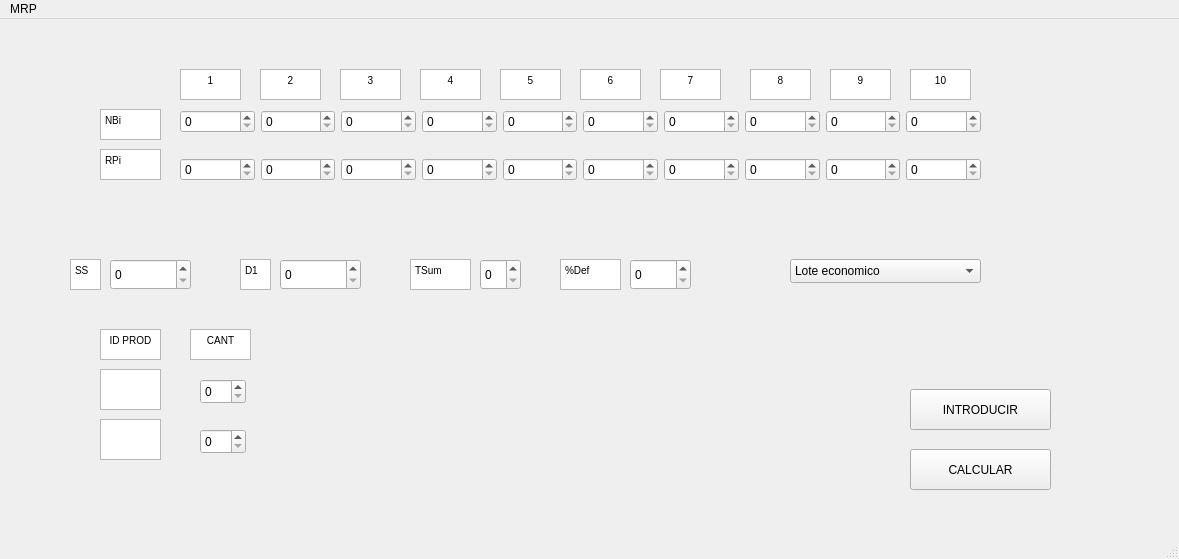
<?xml version="1.0" encoding="UTF-8"?>
<ui version="4.0">
 <class>MainWindow</class>
 <widget class="QMainWindow" name="MainWindow">
  <property name="geometry">
   <rect>
    <x>0</x>
    <y>0</y>
    <width>1179</width>
    <height>559</height>
   </rect>
  </property>
  <property name="windowTitle">
   <string>MainWindow</string>
  </property>
  <widget class="QWidget" name="centralwidget">
   <widget class="QSpinBox" name="SS">
    <property name="geometry">
     <rect>
      <x>110</x>
      <y>240</y>
      <width>81</width>
      <height>31</height>
     </rect>
    </property>
    <property name="maximum">
     <number>10000</number>
    </property>
   </widget>
   <widget class="QTextBrowser" name="textBrowser">
    <property name="geometry">
     <rect>
      <x>70</x>
      <y>240</y>
      <width>31</width>
      <height>31</height>
     </rect>
    </property>
    <property name="html">
     <string>&lt;!DOCTYPE HTML PUBLIC &quot;-//W3C//DTD HTML 4.0//EN&quot; &quot;http://www.w3.org/TR/REC-html40/strict.dtd&quot;&gt;
&lt;html&gt;&lt;head&gt;&lt;meta name=&quot;qrichtext&quot; content=&quot;1&quot; /&gt;&lt;style type=&quot;text/css&quot;&gt;
p, li { white-space: pre-wrap; }
&lt;/style&gt;&lt;/head&gt;&lt;body style=&quot; font-family:'MS Shell Dlg 2'; font-size:7.8pt; font-weight:400; font-style:normal;&quot;&gt;
&lt;p style=&quot; margin-top:0px; margin-bottom:0px; margin-left:0px; margin-right:0px; -qt-block-indent:0; text-indent:0px;&quot;&gt;SS&lt;/p&gt;&lt;/body&gt;&lt;/html&gt;</string>
    </property>
   </widget>
   <widget class="QSpinBox" name="D1">
    <property name="geometry">
     <rect>
      <x>280</x>
      <y>240</y>
      <width>81</width>
      <height>31</height>
     </rect>
    </property>
    <property name="maximum">
     <number>10000</number>
    </property>
   </widget>
   <widget class="QTextBrowser" name="textBrowser_2">
    <property name="geometry">
     <rect>
      <x>240</x>
      <y>240</y>
      <width>31</width>
      <height>31</height>
     </rect>
    </property>
    <property name="html">
     <string>&lt;!DOCTYPE HTML PUBLIC &quot;-//W3C//DTD HTML 4.0//EN&quot; &quot;http://www.w3.org/TR/REC-html40/strict.dtd&quot;&gt;
&lt;html&gt;&lt;head&gt;&lt;meta name=&quot;qrichtext&quot; content=&quot;1&quot; /&gt;&lt;style type=&quot;text/css&quot;&gt;
p, li { white-space: pre-wrap; }
&lt;/style&gt;&lt;/head&gt;&lt;body style=&quot; font-family:'MS Shell Dlg 2'; font-size:7.8pt; font-weight:400; font-style:normal;&quot;&gt;
&lt;p style=&quot; margin-top:0px; margin-bottom:0px; margin-left:0px; margin-right:0px; -qt-block-indent:0; text-indent:0px;&quot;&gt;D1&lt;/p&gt;&lt;/body&gt;&lt;/html&gt;</string>
    </property>
   </widget>
   <widget class="QSpinBox" name="Tsum">
    <property name="geometry">
     <rect>
      <x>480</x>
      <y>240</y>
      <width>41</width>
      <height>31</height>
     </rect>
    </property>
    <property name="maximum">
     <number>9</number>
    </property>
   </widget>
   <widget class="QTextBrowser" name="textBrowser_3">
    <property name="geometry">
     <rect>
      <x>410</x>
      <y>240</y>
      <width>61</width>
      <height>31</height>
     </rect>
    </property>
    <property name="html">
     <string>&lt;!DOCTYPE HTML PUBLIC &quot;-//W3C//DTD HTML 4.0//EN&quot; &quot;http://www.w3.org/TR/REC-html40/strict.dtd&quot;&gt;
&lt;html&gt;&lt;head&gt;&lt;meta name=&quot;qrichtext&quot; content=&quot;1&quot; /&gt;&lt;style type=&quot;text/css&quot;&gt;
p, li { white-space: pre-wrap; }
&lt;/style&gt;&lt;/head&gt;&lt;body style=&quot; font-family:'MS Shell Dlg 2'; font-size:7.8pt; font-weight:400; font-style:normal;&quot;&gt;
&lt;p style=&quot; margin-top:0px; margin-bottom:0px; margin-left:0px; margin-right:0px; -qt-block-indent:0; text-indent:0px;&quot;&gt;TSum&lt;/p&gt;&lt;/body&gt;&lt;/html&gt;</string>
    </property>
   </widget>
   <widget class="QSpinBox" name="p_def">
    <property name="geometry">
     <rect>
      <x>630</x>
      <y>240</y>
      <width>61</width>
      <height>31</height>
     </rect>
    </property>
    <property name="maximum">
     <number>100</number>
    </property>
   </widget>
   <widget class="QTextBrowser" name="textBrowser_4">
    <property name="geometry">
     <rect>
      <x>560</x>
      <y>240</y>
      <width>61</width>
      <height>31</height>
     </rect>
    </property>
    <property name="html">
     <string>&lt;!DOCTYPE HTML PUBLIC &quot;-//W3C//DTD HTML 4.0//EN&quot; &quot;http://www.w3.org/TR/REC-html40/strict.dtd&quot;&gt;
&lt;html&gt;&lt;head&gt;&lt;meta name=&quot;qrichtext&quot; content=&quot;1&quot; /&gt;&lt;style type=&quot;text/css&quot;&gt;
p, li { white-space: pre-wrap; }
&lt;/style&gt;&lt;/head&gt;&lt;body style=&quot; font-family:'MS Shell Dlg 2'; font-size:7.8pt; font-weight:400; font-style:normal;&quot;&gt;
&lt;p style=&quot; margin-top:0px; margin-bottom:0px; margin-left:0px; margin-right:0px; -qt-block-indent:0; text-indent:0px;&quot;&gt;%Def&lt;/p&gt;&lt;/body&gt;&lt;/html&gt;</string>
    </property>
   </widget>
   <widget class="QComboBox" name="comboBox">
    <property name="geometry">
     <rect>
      <x>790</x>
      <y>240</y>
      <width>191</width>
      <height>24</height>
     </rect>
    </property>
    <item>
     <property name="text">
      <string>Lote economico</string>
     </property>
    </item>
    <item>
     <property name="text">
      <string>Lote a lote</string>
     </property>
    </item>
    <item>
     <property name="text">
      <string>Lote a lote con minimo</string>
     </property>
    </item>
   </widget>
   <widget class="QPushButton" name="newP">
    <property name="geometry">
     <rect>
      <x>910</x>
      <y>370</y>
      <width>141</width>
      <height>41</height>
     </rect>
    </property>
    <property name="text">
     <string>INTRODUCIR</string>
    </property>
   </widget>
   <widget class="QPushButton" name="calculate">
    <property name="geometry">
     <rect>
      <x>910</x>
      <y>430</y>
      <width>141</width>
      <height>41</height>
     </rect>
    </property>
    <property name="text">
     <string>CALCULAR</string>
    </property>
   </widget>
   <widget class="QWidget" name="horizontalLayoutWidget_2">
    <property name="geometry">
     <rect>
      <x>180</x>
      <y>130</y>
      <width>801</width>
      <height>41</height>
     </rect>
    </property>
    <layout class="QHBoxLayout" name="horizontalLayout_2">
     <item>
      <widget class="QSpinBox" name="RPi1">
       <property name="maximum">
        <number>10000</number>
       </property>
      </widget>
     </item>
     <item>
      <widget class="QSpinBox" name="RPi2">
       <property name="maximum">
        <number>10000</number>
       </property>
      </widget>
     </item>
     <item>
      <widget class="QSpinBox" name="RPi3">
       <property name="maximum">
        <number>10000</number>
       </property>
      </widget>
     </item>
     <item>
      <widget class="QSpinBox" name="RPi4">
       <property name="maximum">
        <number>10000</number>
       </property>
      </widget>
     </item>
     <item>
      <widget class="QSpinBox" name="RPi5">
       <property name="maximum">
        <number>10000</number>
       </property>
      </widget>
     </item>
     <item>
      <widget class="QSpinBox" name="RPi6">
       <property name="maximum">
        <number>10000</number>
       </property>
      </widget>
     </item>
     <item>
      <widget class="QSpinBox" name="RPi7">
       <property name="maximum">
        <number>10000</number>
       </property>
      </widget>
     </item>
     <item>
      <widget class="QSpinBox" name="RPi8">
       <property name="maximum">
        <number>10000</number>
       </property>
      </widget>
     </item>
     <item>
      <widget class="QSpinBox" name="RPi9">
       <property name="maximum">
        <number>10000</number>
       </property>
      </widget>
     </item>
     <item>
      <widget class="QSpinBox" name="RPi10">
       <property name="maximum">
        <number>10000</number>
       </property>
      </widget>
     </item>
    </layout>
   </widget>
   <widget class="QWidget" name="horizontalLayoutWidget">
    <property name="geometry">
     <rect>
      <x>180</x>
      <y>87</y>
      <width>801</width>
      <height>31</height>
     </rect>
    </property>
    <layout class="QHBoxLayout" name="horizontalLayout">
     <item>
      <widget class="QSpinBox" name="NBi1">
       <property name="maximum">
        <number>10000</number>
       </property>
      </widget>
     </item>
     <item>
      <widget class="QSpinBox" name="NBi2">
       <property name="maximum">
        <number>10000</number>
       </property>
      </widget>
     </item>
     <item>
      <widget class="QSpinBox" name="NBi3">
       <property name="maximum">
        <number>10000</number>
       </property>
      </widget>
     </item>
     <item>
      <widget class="QSpinBox" name="NBi4">
       <property name="maximum">
        <number>10000</number>
       </property>
      </widget>
     </item>
     <item>
      <widget class="QSpinBox" name="NBi5">
       <property name="maximum">
        <number>10000</number>
       </property>
      </widget>
     </item>
     <item>
      <widget class="QSpinBox" name="NBi6">
       <property name="maximum">
        <number>10000</number>
       </property>
      </widget>
     </item>
     <item>
      <widget class="QSpinBox" name="NBi7">
       <property name="maximum">
        <number>10000</number>
       </property>
      </widget>
     </item>
     <item>
      <widget class="QSpinBox" name="NBi8">
       <property name="maximum">
        <number>10000</number>
       </property>
      </widget>
     </item>
     <item>
      <widget class="QSpinBox" name="NBi9">
       <property name="maximum">
        <number>10000</number>
       </property>
      </widget>
     </item>
     <item>
      <widget class="QSpinBox" name="NBi10">
       <property name="maximum">
        <number>10000</number>
       </property>
      </widget>
     </item>
    </layout>
   </widget>
   <widget class="QTextBrowser" name="textBrowser_5">
    <property name="geometry">
     <rect>
      <x>100</x>
      <y>90</y>
      <width>61</width>
      <height>31</height>
     </rect>
    </property>
    <property name="html">
     <string>&lt;!DOCTYPE HTML PUBLIC &quot;-//W3C//DTD HTML 4.0//EN&quot; &quot;http://www.w3.org/TR/REC-html40/strict.dtd&quot;&gt;
&lt;html&gt;&lt;head&gt;&lt;meta name=&quot;qrichtext&quot; content=&quot;1&quot; /&gt;&lt;style type=&quot;text/css&quot;&gt;
p, li { white-space: pre-wrap; }
&lt;/style&gt;&lt;/head&gt;&lt;body style=&quot; font-family:'MS Shell Dlg 2'; font-size:7.8pt; font-weight:400; font-style:normal;&quot;&gt;
&lt;p style=&quot; margin-top:0px; margin-bottom:0px; margin-left:0px; margin-right:0px; -qt-block-indent:0; text-indent:0px;&quot;&gt;NBi&lt;/p&gt;&lt;/body&gt;&lt;/html&gt;</string>
    </property>
   </widget>
   <widget class="QTextBrowser" name="textBrowser_6">
    <property name="geometry">
     <rect>
      <x>100</x>
      <y>130</y>
      <width>61</width>
      <height>31</height>
     </rect>
    </property>
    <property name="html">
     <string>&lt;!DOCTYPE HTML PUBLIC &quot;-//W3C//DTD HTML 4.0//EN&quot; &quot;http://www.w3.org/TR/REC-html40/strict.dtd&quot;&gt;
&lt;html&gt;&lt;head&gt;&lt;meta name=&quot;qrichtext&quot; content=&quot;1&quot; /&gt;&lt;style type=&quot;text/css&quot;&gt;
p, li { white-space: pre-wrap; }
&lt;/style&gt;&lt;/head&gt;&lt;body style=&quot; font-family:'MS Shell Dlg 2'; font-size:7.8pt; font-weight:400; font-style:normal;&quot;&gt;
&lt;p style=&quot; margin-top:0px; margin-bottom:0px; margin-left:0px; margin-right:0px; -qt-block-indent:0; text-indent:0px;&quot;&gt;RPi&lt;/p&gt;&lt;/body&gt;&lt;/html&gt;</string>
    </property>
   </widget>
   <widget class="QTextBrowser" name="textBrowser_7">
    <property name="geometry">
     <rect>
      <x>180</x>
      <y>50</y>
      <width>61</width>
      <height>31</height>
     </rect>
    </property>
    <property name="html">
     <string>&lt;!DOCTYPE HTML PUBLIC &quot;-//W3C//DTD HTML 4.0//EN&quot; &quot;http://www.w3.org/TR/REC-html40/strict.dtd&quot;&gt;
&lt;html&gt;&lt;head&gt;&lt;meta name=&quot;qrichtext&quot; content=&quot;1&quot; /&gt;&lt;style type=&quot;text/css&quot;&gt;
p, li { white-space: pre-wrap; }
&lt;/style&gt;&lt;/head&gt;&lt;body style=&quot; font-family:'MS Shell Dlg 2'; font-size:7.8pt; font-weight:400; font-style:normal;&quot;&gt;
&lt;p align=&quot;center&quot; style=&quot; margin-top:0px; margin-bottom:0px; margin-left:0px; margin-right:0px; -qt-block-indent:0; text-indent:0px;&quot;&gt;1&lt;/p&gt;&lt;/body&gt;&lt;/html&gt;</string>
    </property>
   </widget>
   <widget class="QTextBrowser" name="textBrowser_8">
    <property name="geometry">
     <rect>
      <x>260</x>
      <y>50</y>
      <width>61</width>
      <height>31</height>
     </rect>
    </property>
    <property name="html">
     <string>&lt;!DOCTYPE HTML PUBLIC &quot;-//W3C//DTD HTML 4.0//EN&quot; &quot;http://www.w3.org/TR/REC-html40/strict.dtd&quot;&gt;
&lt;html&gt;&lt;head&gt;&lt;meta name=&quot;qrichtext&quot; content=&quot;1&quot; /&gt;&lt;style type=&quot;text/css&quot;&gt;
p, li { white-space: pre-wrap; }
&lt;/style&gt;&lt;/head&gt;&lt;body style=&quot; font-family:'MS Shell Dlg 2'; font-size:7.8pt; font-weight:400; font-style:normal;&quot;&gt;
&lt;p align=&quot;center&quot; style=&quot; margin-top:0px; margin-bottom:0px; margin-left:0px; margin-right:0px; -qt-block-indent:0; text-indent:0px;&quot;&gt;2&lt;/p&gt;&lt;/body&gt;&lt;/html&gt;</string>
    </property>
   </widget>
   <widget class="QTextBrowser" name="textBrowser_9">
    <property name="geometry">
     <rect>
      <x>340</x>
      <y>50</y>
      <width>61</width>
      <height>31</height>
     </rect>
    </property>
    <property name="html">
     <string>&lt;!DOCTYPE HTML PUBLIC &quot;-//W3C//DTD HTML 4.0//EN&quot; &quot;http://www.w3.org/TR/REC-html40/strict.dtd&quot;&gt;
&lt;html&gt;&lt;head&gt;&lt;meta name=&quot;qrichtext&quot; content=&quot;1&quot; /&gt;&lt;style type=&quot;text/css&quot;&gt;
p, li { white-space: pre-wrap; }
&lt;/style&gt;&lt;/head&gt;&lt;body style=&quot; font-family:'MS Shell Dlg 2'; font-size:7.8pt; font-weight:400; font-style:normal;&quot;&gt;
&lt;p align=&quot;center&quot; style=&quot; margin-top:0px; margin-bottom:0px; margin-left:0px; margin-right:0px; -qt-block-indent:0; text-indent:0px;&quot;&gt;3&lt;/p&gt;&lt;/body&gt;&lt;/html&gt;</string>
    </property>
   </widget>
   <widget class="QTextBrowser" name="textBrowser_10">
    <property name="geometry">
     <rect>
      <x>420</x>
      <y>50</y>
      <width>61</width>
      <height>31</height>
     </rect>
    </property>
    <property name="html">
     <string>&lt;!DOCTYPE HTML PUBLIC &quot;-//W3C//DTD HTML 4.0//EN&quot; &quot;http://www.w3.org/TR/REC-html40/strict.dtd&quot;&gt;
&lt;html&gt;&lt;head&gt;&lt;meta name=&quot;qrichtext&quot; content=&quot;1&quot; /&gt;&lt;style type=&quot;text/css&quot;&gt;
p, li { white-space: pre-wrap; }
&lt;/style&gt;&lt;/head&gt;&lt;body style=&quot; font-family:'MS Shell Dlg 2'; font-size:7.8pt; font-weight:400; font-style:normal;&quot;&gt;
&lt;p align=&quot;center&quot; style=&quot; margin-top:0px; margin-bottom:0px; margin-left:0px; margin-right:0px; -qt-block-indent:0; text-indent:0px;&quot;&gt;4&lt;/p&gt;&lt;/body&gt;&lt;/html&gt;</string>
    </property>
   </widget>
   <widget class="QTextBrowser" name="textBrowser_11">
    <property name="geometry">
     <rect>
      <x>500</x>
      <y>50</y>
      <width>61</width>
      <height>31</height>
     </rect>
    </property>
    <property name="html">
     <string>&lt;!DOCTYPE HTML PUBLIC &quot;-//W3C//DTD HTML 4.0//EN&quot; &quot;http://www.w3.org/TR/REC-html40/strict.dtd&quot;&gt;
&lt;html&gt;&lt;head&gt;&lt;meta name=&quot;qrichtext&quot; content=&quot;1&quot; /&gt;&lt;style type=&quot;text/css&quot;&gt;
p, li { white-space: pre-wrap; }
&lt;/style&gt;&lt;/head&gt;&lt;body style=&quot; font-family:'MS Shell Dlg 2'; font-size:7.8pt; font-weight:400; font-style:normal;&quot;&gt;
&lt;p align=&quot;center&quot; style=&quot; margin-top:0px; margin-bottom:0px; margin-left:0px; margin-right:0px; -qt-block-indent:0; text-indent:0px;&quot;&gt;5&lt;/p&gt;&lt;/body&gt;&lt;/html&gt;</string>
    </property>
   </widget>
   <widget class="QTextBrowser" name="textBrowser_12">
    <property name="geometry">
     <rect>
      <x>580</x>
      <y>50</y>
      <width>61</width>
      <height>31</height>
     </rect>
    </property>
    <property name="html">
     <string>&lt;!DOCTYPE HTML PUBLIC &quot;-//W3C//DTD HTML 4.0//EN&quot; &quot;http://www.w3.org/TR/REC-html40/strict.dtd&quot;&gt;
&lt;html&gt;&lt;head&gt;&lt;meta name=&quot;qrichtext&quot; content=&quot;1&quot; /&gt;&lt;style type=&quot;text/css&quot;&gt;
p, li { white-space: pre-wrap; }
&lt;/style&gt;&lt;/head&gt;&lt;body style=&quot; font-family:'MS Shell Dlg 2'; font-size:7.8pt; font-weight:400; font-style:normal;&quot;&gt;
&lt;p align=&quot;center&quot; style=&quot; margin-top:0px; margin-bottom:0px; margin-left:0px; margin-right:0px; -qt-block-indent:0; text-indent:0px;&quot;&gt;6&lt;/p&gt;&lt;/body&gt;&lt;/html&gt;</string>
    </property>
   </widget>
   <widget class="QTextBrowser" name="textBrowser_13">
    <property name="geometry">
     <rect>
      <x>660</x>
      <y>50</y>
      <width>61</width>
      <height>31</height>
     </rect>
    </property>
    <property name="html">
     <string>&lt;!DOCTYPE HTML PUBLIC &quot;-//W3C//DTD HTML 4.0//EN&quot; &quot;http://www.w3.org/TR/REC-html40/strict.dtd&quot;&gt;
&lt;html&gt;&lt;head&gt;&lt;meta name=&quot;qrichtext&quot; content=&quot;1&quot; /&gt;&lt;style type=&quot;text/css&quot;&gt;
p, li { white-space: pre-wrap; }
&lt;/style&gt;&lt;/head&gt;&lt;body style=&quot; font-family:'MS Shell Dlg 2'; font-size:7.8pt; font-weight:400; font-style:normal;&quot;&gt;
&lt;p align=&quot;center&quot; style=&quot; margin-top:0px; margin-bottom:0px; margin-left:0px; margin-right:0px; -qt-block-indent:0; text-indent:0px;&quot;&gt;7&lt;/p&gt;&lt;/body&gt;&lt;/html&gt;</string>
    </property>
   </widget>
   <widget class="QTextBrowser" name="textBrowser_14">
    <property name="geometry">
     <rect>
      <x>750</x>
      <y>50</y>
      <width>61</width>
      <height>31</height>
     </rect>
    </property>
    <property name="html">
     <string>&lt;!DOCTYPE HTML PUBLIC &quot;-//W3C//DTD HTML 4.0//EN&quot; &quot;http://www.w3.org/TR/REC-html40/strict.dtd&quot;&gt;
&lt;html&gt;&lt;head&gt;&lt;meta name=&quot;qrichtext&quot; content=&quot;1&quot; /&gt;&lt;style type=&quot;text/css&quot;&gt;
p, li { white-space: pre-wrap; }
&lt;/style&gt;&lt;/head&gt;&lt;body style=&quot; font-family:'MS Shell Dlg 2'; font-size:7.8pt; font-weight:400; font-style:normal;&quot;&gt;
&lt;p align=&quot;center&quot; style=&quot; margin-top:0px; margin-bottom:0px; margin-left:0px; margin-right:0px; -qt-block-indent:0; text-indent:0px;&quot;&gt;8&lt;/p&gt;&lt;/body&gt;&lt;/html&gt;</string>
    </property>
   </widget>
   <widget class="QTextBrowser" name="textBrowser_15">
    <property name="geometry">
     <rect>
      <x>830</x>
      <y>50</y>
      <width>61</width>
      <height>31</height>
     </rect>
    </property>
    <property name="html">
     <string>&lt;!DOCTYPE HTML PUBLIC &quot;-//W3C//DTD HTML 4.0//EN&quot; &quot;http://www.w3.org/TR/REC-html40/strict.dtd&quot;&gt;
&lt;html&gt;&lt;head&gt;&lt;meta name=&quot;qrichtext&quot; content=&quot;1&quot; /&gt;&lt;style type=&quot;text/css&quot;&gt;
p, li { white-space: pre-wrap; }
&lt;/style&gt;&lt;/head&gt;&lt;body style=&quot; font-family:'MS Shell Dlg 2'; font-size:7.8pt; font-weight:400; font-style:normal;&quot;&gt;
&lt;p align=&quot;center&quot; style=&quot; margin-top:0px; margin-bottom:0px; margin-left:0px; margin-right:0px; -qt-block-indent:0; text-indent:0px;&quot;&gt;9&lt;/p&gt;&lt;/body&gt;&lt;/html&gt;</string>
    </property>
   </widget>
   <widget class="QTextBrowser" name="textBrowser_16">
    <property name="geometry">
     <rect>
      <x>910</x>
      <y>50</y>
      <width>61</width>
      <height>31</height>
     </rect>
    </property>
    <property name="html">
     <string>&lt;!DOCTYPE HTML PUBLIC &quot;-//W3C//DTD HTML 4.0//EN&quot; &quot;http://www.w3.org/TR/REC-html40/strict.dtd&quot;&gt;
&lt;html&gt;&lt;head&gt;&lt;meta name=&quot;qrichtext&quot; content=&quot;1&quot; /&gt;&lt;style type=&quot;text/css&quot;&gt;
p, li { white-space: pre-wrap; }
&lt;/style&gt;&lt;/head&gt;&lt;body style=&quot; font-family:'MS Shell Dlg 2'; font-size:7.8pt; font-weight:400; font-style:normal;&quot;&gt;
&lt;p align=&quot;center&quot; style=&quot; margin-top:0px; margin-bottom:0px; margin-left:0px; margin-right:0px; -qt-block-indent:0; text-indent:0px;&quot;&gt;10&lt;/p&gt;&lt;/body&gt;&lt;/html&gt;</string>
    </property>
   </widget>
   <widget class="QTextBrowser" name="textBrowser_17">
    <property name="geometry">
     <rect>
      <x>100</x>
      <y>310</y>
      <width>61</width>
      <height>31</height>
     </rect>
    </property>
    <property name="html">
     <string>&lt;!DOCTYPE HTML PUBLIC &quot;-//W3C//DTD HTML 4.0//EN&quot; &quot;http://www.w3.org/TR/REC-html40/strict.dtd&quot;&gt;
&lt;html&gt;&lt;head&gt;&lt;meta name=&quot;qrichtext&quot; content=&quot;1&quot; /&gt;&lt;style type=&quot;text/css&quot;&gt;
p, li { white-space: pre-wrap; }
&lt;/style&gt;&lt;/head&gt;&lt;body style=&quot; font-family:'MS Shell Dlg 2'; font-size:7.8pt; font-weight:400; font-style:normal;&quot;&gt;
&lt;p align=&quot;center&quot; style=&quot; margin-top:0px; margin-bottom:0px; margin-left:0px; margin-right:0px; -qt-block-indent:0; text-indent:0px;&quot;&gt;ID PROD&lt;/p&gt;&lt;/body&gt;&lt;/html&gt;</string>
    </property>
   </widget>
   <widget class="QTextBrowser" name="textBrowser_18">
    <property name="geometry">
     <rect>
      <x>190</x>
      <y>310</y>
      <width>61</width>
      <height>31</height>
     </rect>
    </property>
    <property name="html">
     <string>&lt;!DOCTYPE HTML PUBLIC &quot;-//W3C//DTD HTML 4.0//EN&quot; &quot;http://www.w3.org/TR/REC-html40/strict.dtd&quot;&gt;
&lt;html&gt;&lt;head&gt;&lt;meta name=&quot;qrichtext&quot; content=&quot;1&quot; /&gt;&lt;style type=&quot;text/css&quot;&gt;
p, li { white-space: pre-wrap; }
&lt;/style&gt;&lt;/head&gt;&lt;body style=&quot; font-family:'MS Shell Dlg 2'; font-size:7.8pt; font-weight:400; font-style:normal;&quot;&gt;
&lt;p align=&quot;center&quot; style=&quot; margin-top:0px; margin-bottom:0px; margin-left:0px; margin-right:0px; -qt-block-indent:0; text-indent:0px;&quot;&gt;CANT&lt;/p&gt;&lt;/body&gt;&lt;/html&gt;</string>
    </property>
   </widget>
   <widget class="QSpinBox" name="cant1">
    <property name="geometry">
     <rect>
      <x>200</x>
      <y>360</y>
      <width>46</width>
      <height>25</height>
     </rect>
    </property>
    <property name="maximum">
     <number>10</number>
    </property>
   </widget>
   <widget class="QSpinBox" name="cant2">
    <property name="geometry">
     <rect>
      <x>200</x>
      <y>410</y>
      <width>46</width>
      <height>25</height>
     </rect>
    </property>
    <property name="maximum">
     <number>10</number>
    </property>
   </widget>
   <widget class="QTextEdit" name="idProd1">
    <property name="geometry">
     <rect>
      <x>100</x>
      <y>350</y>
      <width>61</width>
      <height>41</height>
     </rect>
    </property>
   </widget>
   <widget class="QTextEdit" name="idProd2">
    <property name="geometry">
     <rect>
      <x>100</x>
      <y>400</y>
      <width>61</width>
      <height>41</height>
     </rect>
    </property>
   </widget>
  </widget>
  <widget class="QMenuBar" name="menubar">
   <property name="geometry">
    <rect>
     <x>0</x>
     <y>0</y>
     <width>1179</width>
     <height>25</height>
    </rect>
   </property>
   <widget class="QMenu" name="menude">
    <property name="title">
     <string>MRP</string>
    </property>
   </widget>
   <addaction name="menude"/>
  </widget>
  <widget class="QStatusBar" name="statusbar"/>
 </widget>
 <resources/>
 <connections/>
</ui>
